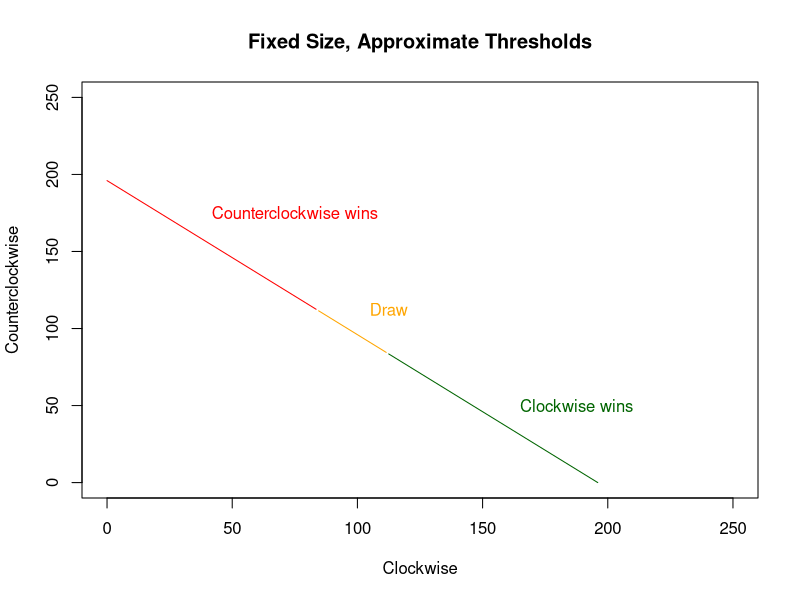
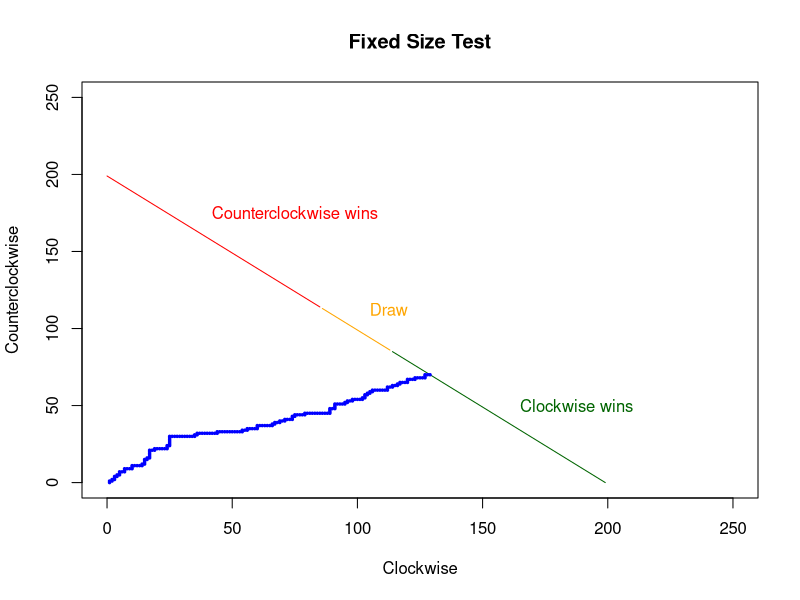
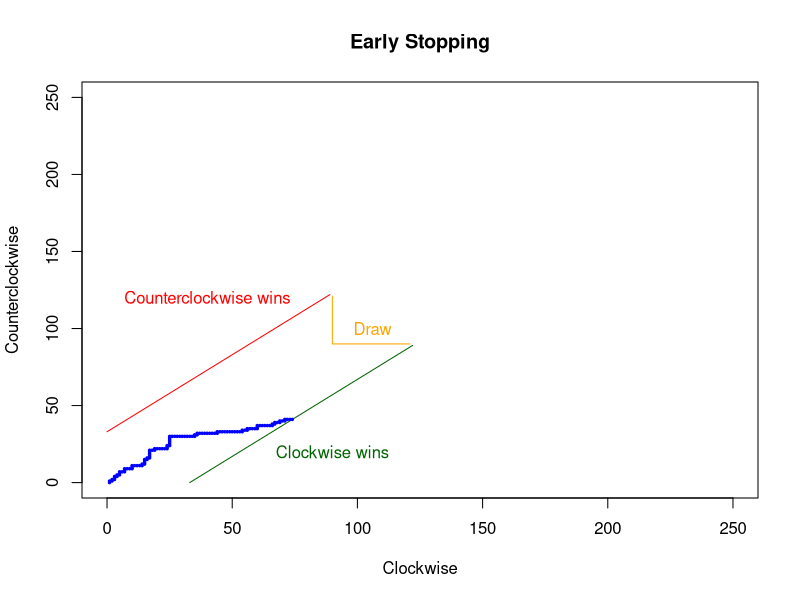
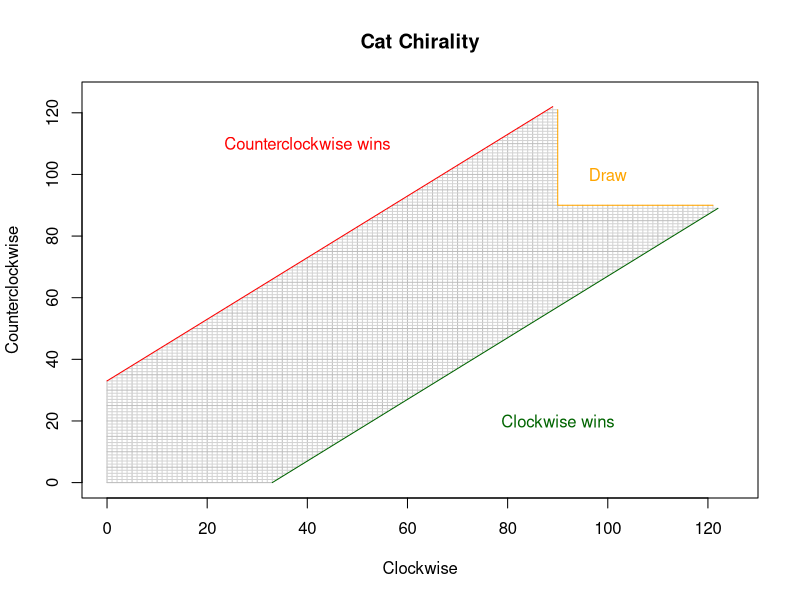
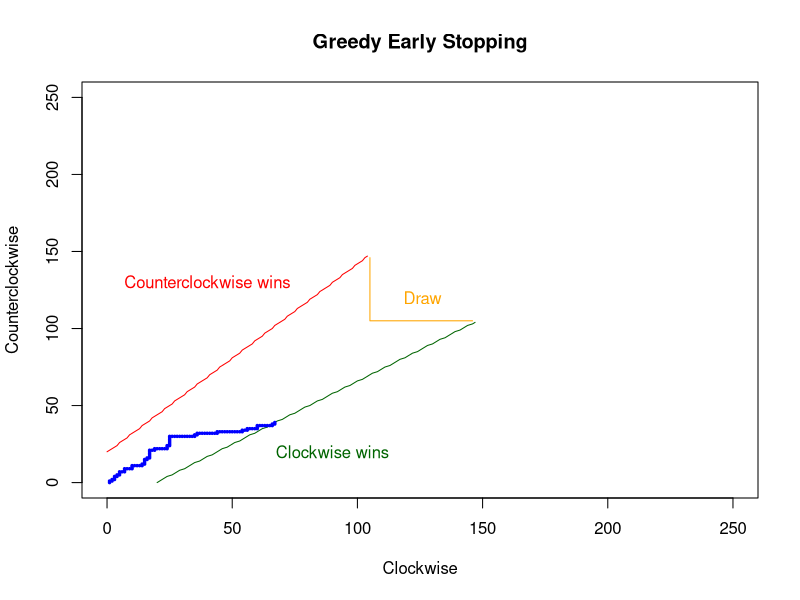

Write the R code that produced these figures, in order.
#
# Fixed size vs. early stopping test of proportion
#
alpha <- 0.05 # Probability of finding an effect (in either left or right tail) when there isn't one
beta <- 0.2 # Probability of not finding an effect that exists
p0 <- 0.5 # Proportion under null hypothesis
p1 <- 0.4 # Proportion under alternative hypothesis (with minimal detectable effect)
give_up <- 10^4  # Large number to stop iterating and fail early, before exhausing computer memory and experimenter's patience 
experiments <- 10^5 # Number of Monte-Carlo simulations

#1#################################################################################################
# Use normal approximation of binomial distribution
z_1_minus_beta <- qnorm(1 - beta)
z_1_minus_alpha_2 <- qnorm(1 - alpha / 2)
approx_n <- round(p0 * (1 - p0) * ((z_1_minus_beta + z_1_minus_alpha_2) / (p1 - p0)) ^ 2)
approx_d <- round(z_1_minus_alpha_2 * sqrt(approx_n))
sprintf("1) Fixed size, approximate thresholds approx_n=%d, approx_d=%d", approx_n, approx_d)
h0_wins_0 <- 0
h1_wins_0 <- 0
h0_wins_1 <- 0
h1_wins_1 <- 0
for (i in 1:experiments) {
  # Simulated test data for null hypothesis (no effect)
  t0 <- rbinom(approx_n, 1, p0)
  
  # Simulated test data for alternative hypothesis (minimal detectable effect)
  t1 <- rbinom(approx_n, 1, p1)
  
  count0 <- sum(t0)
  if (count0 < (approx_n - approx_d) / 2) {
    h1_wins_0 <- h1_wins_0 + 1
  } else if (count0 > (approx_n + approx_d) / 2) {
    # ignore other tail
  } else {
    h0_wins_0 <- h0_wins_0 + 1
  }
  count1 <- sum(t1)
  if (count1 < (approx_n - approx_d) / 2) {
    h1_wins_1 <- h1_wins_1 + 1
  } else if (count1 > (approx_n + approx_d) / 2) {
    # ignore other tail
  } else {
    h0_wins_1 <- h0_wins_1 + 1
  }
}
sprintf("With no effect, H0 won %d times, expected approximately %.0f", h0_wins_0, (1 - alpha) * experiments)
sprintf("With no effect, H1 won %d times, expected approximately %.0f", h1_wins_0, alpha * experiments / 2)
sprintf("With minimum detectable effect, H0 won %d times, expected approximately %.0f", h0_wins_1, beta * experiments)
sprintf("With minimum detectable effect, H1 won %d times, expected approximately %.0f", h1_wins_1, (1 - beta) * experiments)

svg('chirality1.svg', width=7, height=7)
plot(0,0,main='Fixed Size, Approximate Thresholds',type='n',xlim=c(0,250), ylim=c(0,250), xlab='Clockwise', ylab='Counterclockwise')
lines(x=c((approx_n+approx_d)/2+1,approx_n), y=c((approx_n-approx_d)/2-1,0), col='darkgreen')
lines(x=c((approx_n-approx_d)/2-1,0), y=c((approx_n+approx_d)/2+1,approx_n), col='red')
lines(x=c((approx_n+approx_d)/2,(approx_n-approx_d)/2), y=c((approx_n-approx_d)/2,(approx_n+approx_d)/2), col="orange")
text(0.75*250, 0.2*250, 'Clockwise wins', col='darkgreen')
text(0.3*250, 0.7*250, 'Counterclockwise wins', col='red')
text(0.45*250, 0.45*250, 'Draw', col='orange')
dev.off()

#2#################################################################################################
# Exact values for fixed size test
b0 <- 1 # Vector of probabilities, null hypothesis
b1 <- 1 # Vector of probabilities, alternative hypothesis, minimal effect size
fixed_obs <- 0
cutoff <- 0
for (i in 1:give_up) {
  b0[i + 1] <- p0 * b0[i]
  b1[i + 1] <- p1 * b1[i]
  if (i > 1) {
    for (j in i:2) {
      b0[j] <- p0 * b0[j - 1] + (1 - p0) * b0[j]
      b1[j] <- p1 * b1[j - 1] + (1 - p1) * b1[j]
    }
  }  
  b0[1] <- (1 - p0) * b0[1]
  b1[1] <- (1 - p1) * b1[1]
  for (k in 1:floor((i + 1) / 2)) {
    exact_alpha_2 <- sum(b0[1:k])
    exact_beta <- 1 - sum(b1[1:k])
    if (exact_alpha_2 <= alpha / 2 && exact_beta <= beta) {
      fixed_obs <- i
      cutoff <- k
      break;
    }
  }
  if (fixed_obs) { # Keep increasing number of observations unless both alpha and beta conditions are satisfied
    break;
  }
}
sprintf("2) Fixed Size, Exact Thresholds: %d observations, significant if less than %d or more than %d events", fixed_obs, cutoff, fixed_obs - cutoff)
sprintf("Exact alpha=%f, beta=%f. Closed-form alpha=%f, beta=%f", 2 * exact_alpha_2, exact_beta, 2*pbinom(cutoff-1,fixed_obs,p0),1-pbinom(cutoff-1,fixed_obs,p1))
h0_wins_0 <- 0
h1_wins_0 <- 0
h0_wins_1 <- 0
h1_wins_1 <- 0
for (i in 1:experiments) {
  # Simulated test data for null hypothesis (no effect)
  t0 <- rbinom(fixed_obs, 1, p0)
  
  # Simulated test data for alternative hypothesis (minimal detectable effect)
  t1 <- rbinom(fixed_obs, 1, p1)
  
  count0 <- sum(t0)
  if (count0 < cutoff) {
    h1_wins_0 <- h1_wins_0 + 1
  } else if (count0 > fixed_obs - cutoff) {
    # ignore other tail
  } else {
    h0_wins_0 <- h0_wins_0 + 1
  }
  count1 <- sum(t1)
  if (count1 < cutoff) {
    h1_wins_1 <- h1_wins_1 + 1
  } else if (count1 > fixed_obs - cutoff) {
    # ignore other tail
  } else {
    h0_wins_1 <- h0_wins_1 + 1
  }
}
sprintf("With no effect, H0 won %d times, expected %.0f, required %.0f or more", h0_wins_0, (1 - 2 * exact_alpha_2) * experiments, (1 - alpha) * experiments)
sprintf("With no effect, H1 won %d times, expected %.0f, required less than %.0f", h1_wins_0, exact_alpha_2 * experiments, alpha * experiments / 2)
sprintf("With minimum detectable effect, H0 won %d times, expected %.0f, required less than %.0f", h0_wins_1, exact_beta * experiments, beta * experiments)
sprintf("With minimum detectable effect, H1 won %d times, expected %.0f, required %.0f or more", h1_wins_1, (1 - exact_beta) * experiments, (1 - beta) * experiments)
svg('chirality2.svg', width=7, height=7)
plot(0,0,main='Fixed Size Test',type='n',xlim=c(0,250), ylim=c(0,250), xlab='Clockwise', ylab='Counterclockwise')
lines(x=c(fixed_obs-cutoff+1,fixed_obs), y=c(cutoff-1,0), col='darkgreen')
lines(x=c(cutoff-1,0), y=c(fixed_obs-cutoff+1,fixed_obs), col='red')
lines(x=c(fixed_obs-cutoff,cutoff), y=c(cutoff,fixed_obs-cutoff), col="orange")
text(0.75*250, 0.2*250, 'Clockwise wins', col='darkgreen')
text(0.3*250, 0.7*250, 'Counterclockwise wins', col='red')
text(0.45*250, 0.45*250, 'Draw', col='orange')
ex_cw <- rbinom(fixed_obs, 1, 2/3)
ex_ccw <- 1 - ex_cw
points(cumsum(ex_cw),cumsum(ex_ccw),pch=20,cex=.5,col='blue')
dev.off()

#3#################################################################################################
# Brute force search for thresholds.
# Start with low numbers, increase until error rates are below alpha and beta
for (d in 1:give_up) {
  b0 <- numeric(2 * d + 1) # Vector of probabilities under null hypothesis
  b0[d + 1] <- 1
  b1 <- numeric(2 * d + 1) # Vector of probabilities under alternative hypothesis
  b1[d + 1] <- 1
  for (n in 1:give_up) {
    b0 <- c(b0[1], 0, b0[2:(length(b0)-1)]*p0) + c(b0[2:(length(b0)-1)]*(1-p0), 0, b0[length(b0)])
    b1 <- c(b1[1], 0, b1[2:(length(b1)-1)]*p1) + c(b1[2:(length(b1)-1)]*(1-p1), 0, b1[length(b1)])
    if ((b0[1] > alpha / 2) || (b1[1] >= 1 - beta)) {
      break;
    }
  }
  if ((b0[1] <= alpha / 2) && (b1[1] >= 1 - beta)) {
    break;
  }
}
fp <- b0[1]
tp <- b1[1]
m <- (n - d) / 2 + 1
sprintf("3) Early stopping, n=%d, m=%d, d=%d, fp=%f, tp=%f", n, m, d, fp, tp) # expected n = 211, d=33
h0_wins_0 <- 0
h1_wins_0 <- 0
h0_wins_1 <- 0
h1_wins_1 <- 0
observations_0 <- 0
observations_1 <- 0
for (i in 1:experiments) {
  # Simulated test data for null hypothesis (no effect)
  t0 <- rbinom(n, 1, p0)
  
  # Simulated test data for alternative hypothesis (minimal detectable effect)
  t1 <- rbinom(n, 1, p1)
  
  cw_minus_ccw_0 <- 0
  cw_minus_ccw_1 <- 0
  o0 <- 0                # Number of observations when the test stopped, no effect
  o1 <- 0                # Number of observations when the test stopped, minimal detectable effect
  cw0 <- cumsum(t0)      # Cumulative number of clockwise curls, no effect
  ccw0 <- cumsum(1 - t0) # Cumulative number of clockwise curls, no effect
  cw1 <- cumsum(t1)      # Cumulative number of clockwise curls, minimal detectable effect
  ccw1 <- cumsum(1 - t1) # Cumulative number of counterclockwise curls, minimal detectable effect
  for (j in 1:n) {
    
    if (o0 == 0) {
      if (cw0[j] - ccw0[j] >= d) {
        # The other tail. Stop the test, but do not record H1 win
        o0 <- j
      }
      if (cw0[j] - ccw0[j] <= -d) {
        h1_wins_0 <- h1_wins_0 + 1
        o0 <- j
      }
      if (cw0[j] >= m && ccw0[j] >= m) {
        h0_wins_0 <- h0_wins_0 + 1
        o0 <- j
      }
    }
    if (o1 == 0) {
      if (cw1[j] - ccw1[j] >= d) {
        # The other tail. Stop the test, but do not record H1 win
        o1 <- j
      }
      if (cw1[j] - ccw1[j] <= -d) {
        h1_wins_1 <- h1_wins_1 + 1
        o1 <- j
      }
      if (cw1[j] >= m && ccw1[j] >= m) {
        h0_wins_1 <- h0_wins_1 + 1
        o1 <- j
      }
    }
    if (o0 && o1) {
      break
    }
  }
  observations_0 <- observations_0 + o0
  observations_1 <- observations_1 + o1
}
sprintf("With no effect, H0 won %d times, expected %.0f, required %.0f or more", h0_wins_0, (1 - 2 * fp) * experiments, (1 - alpha) * experiments)
sprintf("With no effect, H1 won %d times, expected %.0f, required less than %.0f", h1_wins_0, fp * experiments, alpha * experiments / 2)
sprintf("With no effect, on average %.0f observations before stopping", observations_0 / experiments)
sprintf("With minimum detectable effect, H0 won %d times, expected %.0f, required less than %.0f", h0_wins_1, (1 - tp) * experiments, beta * experiments)
sprintf("With minimum detectable effect, H1 won %d times, expected %.0f, required %.0f or more", h1_wins_1, tp * experiments, (1 - beta) * experiments)
sprintf("With minimum detectable effect, on average %.0f observations before stopping", observations_1 / experiments)

svg('chirality3.svg', width=7, height=7)
plot(0,0,main='Early Stopping',type='n',xlim=c(0,250), ylim=c(0,250), xlab='Clockwise', ylab='Counterclockwise')
lines(x=c(d,(n+d)/2), y=c(0,(n-d)/2), col='darkgreen')
lines(x=c(0,(n-d)/2), y=c(d,(n+d)/2), col='red')
lines(c((n-d)/2+1,(n-d)/2+1,(n+d)/2-1), c((n+d)/2-1,(n-d)/2+1,(n-d)/2+1), col="orange")
text(90, 20, 'Clockwise wins', col='darkgreen')
text(40, 120, 'Counterclockwise wins', col='red')
text(106,100, 'Draw', col='orange')
es_cs_cw <- cumsum(ex_cw)
es_cs_ccw <- cumsum(ex_ccw)
end_pos <- match(d,es_cs_cw-es_cs_ccw)
points(es_cs_cw[1:end_pos],es_cs_ccw[1:end_pos],pch=20,cex=.5,col='blue')
dev.off()

###################################################################################################
# Printable chart
svg('chirality.svg', width=7, height=7)
plot(0,0,main='Cat Chirality',type='n',xlim=c(0,125), ylim=c(0,125), xlab='Clockwise', ylab='Counterclockwise')
segments(0:((n+d)/2-1),
         c(rep(0,d),0:((n-d)/2-1)),
         0:((n+d)/2-1),
         c(d:((n+d)/2),rep((n-d)/2+1,d-1)),
         col = c('gray','lightgray','lightgray','lightgray','lightgray'))
segments(c(rep(0,d),0:((n-d)/2-1)),
         0:((n+d)/2-1),
         c(d:((n+d)/2),rep((n-d)/2+1,d-1)),
         0:((n+d)/2-1),
         col = c('gray','lightgray','lightgray','lightgray','lightgray'))
lines(x=c(d,(n+d)/2), y=c(0,(n-d)/2), col='darkgreen')
lines(x=c(0,(n-d)/2), y=c(d,(n+d)/2), col='red')
lines(c((n-d)/2+1,(n-d)/2+1,(n+d)/2-1), c((n+d)/2-1,(n-d)/2+1,(n-d)/2+1), col="orange")
text(90, 20, 'Clockwise wins', col='darkgreen')
text(40, 110, 'Counterclockwise wins', col='red')
text(100,100, 'Draw', col='orange')
dev.off()

#4#################################################################################################
# Greedy early stopping
print("4) Greedy early stopping")
w <- 1000 # Exact value is not important, but should be >d, so just pick a large number.
b0 <- numeric(2 * w + 1) # Vector of probabilities under null hypothesis
b0[w + 1] <- 1
b1 <- numeric(2 * w + 1) # Vector of probabilities under alternative hypothesis
b1[w + 1] <- 1
under_left_tail_0 <- 0
under_left_tail_1 <- 0
left_edge <- w
qx <- numeric() # x coordinates of cutoff points
qy <- numeric() # y coordinates of cutoff points
q <- 0 # number of cutoff points
for (i in 1:w) {
  b0 <- c(0, b0[1:(length(b0)-1)]*p0) + c(b0[2:(length(b0))]*(1-p0), 0)
  b1 <- c(0, b1[1:(length(b1)-1)]*p1) + c(b1[2:(length(b1))]*(1-p1), 0)
  if (b0[left_edge]/b1[left_edge] <= (alpha / 2) / (1 - beta)) {
    under_left_tail_0 <- under_left_tail_0 + b0[left_edge]
    b0[left_edge] <- 0
    under_left_tail_1 <- under_left_tail_1 + b1[left_edge]
    b1[left_edge] <- 0
    q <- q + 1
    qx[q] <- (i+left_edge-w-1)/2
    qy[q] <- (i-left_edge+w+1)/2
    left_edge <- left_edge + 1
    if (left_edge > w || (under_left_tail_0 <= alpha / 2 && under_left_tail_1 >= 1 - beta)) {
      print(sprintf("under_left_tail_0=%f, under_left_tail_1=%f", under_left_tail_0, under_left_tail_1))
      break;
    }
  } else {
    left_edge <- left_edge - 1
  }
}
h0_wins_0 <- 0
h1_wins_0 <- 0
h0_wins_1 <- 0
h1_wins_1 <- 0
observations_0 <- 0
observations_1 <- 0
n <- qx[q] + qy[q]
for (i in 1:experiments) {
  # Simulated test data for null hypothesis (no effect)
  t0 <- rbinom(n, 1, p0)
  
  # Simulated test data for alternative hypothesis (minimal detectable effect)
  t1 <- rbinom(n, 1, p1)
  
  cw_minus_ccw_0 <- 0
  cw_minus_ccw_1 <- 0
  o0 <- 0                # Number of observations when the test stopped, no effect
  o1 <- 0                # Number of observations when the test stopped, minimal detectable effect
  cw0 <- cumsum(t0)      # Cumulative number of clockwise curls, no effect
  ccw0 <- cumsum(1 - t0) # Cumulative number of clockwise curls, no effect
  cw1 <- cumsum(t1)      # Cumulative number of clockwise curls, minimal detectable effect
  ccw1 <- cumsum(1 - t1) # Cumulative number of counterclockwise curls, minimal detectable effect
  for (j in 1:n) {
    if (o0 == 0) {
      if (cw0[j] < q && ccw0[j] >= qy[cw0[j]+1]) {
        h1_wins_0 <- h1_wins_0 + 1
        o0 <- j
      }
      if (ccw0[j] < q && cw0[j] >= qy[ccw0[j]+1]) {
        # The other tail. Stop the test, but do not record H1 win
        o0 <- j
      }
      if (cw0[j] > q && ccw0[j] > q) {
        h0_wins_0 <- h0_wins_0 + 1
        o0 <- j
      }
    }
    if (o1 == 0) {
      if (cw1[j] < q && ccw1[j] >= qy[cw1[j]+1]) {
        h1_wins_1 <- h1_wins_1 + 1
        o1 <- j
      }
      if (ccw1[j] < q && cw1[j] >= qy[ccw1[j]+1]) {
        # The other tail. Stop the test, but do not record H1 win
        o1 <- j
      }
      if (cw0[j] > q && ccw0[j] > q) {
        h0_wins_1 <- h0_wins_1 + 1
        o1 <- j
      }
    }
    if (o0 && o1) {
      break
    }
  }
  observations_0 <- observations_0 + o0
  observations_1 <- observations_1 + o1
}
sprintf("With no effect, H0 won %d times, expected %.0f, required %.0f or more", h0_wins_0, (1 - 2 * under_left_tail_0) * experiments, (1 - alpha) * experiments)
sprintf("With no effect, H1 won %d times, expected %.0f, required less than %.0f", h1_wins_0, under_left_tail_0 * experiments, alpha * experiments / 2)
sprintf("With no effect, on average %.0f observations before stopping", observations_0 / experiments)
sprintf("With minimum detectable effect, H0 won %d times, expected %.0f, required less than %.0f", h0_wins_1, (1 - under_left_tail_1) * experiments, beta * experiments)
sprintf("With minimum detectable effect, H1 won %d times, expected %.0f, required %.0f or more", h1_wins_1, under_left_tail_1 * experiments, (1 - beta) * experiments)
sprintf("With minimum detectable effect, on average %.0f observations before stopping", observations_1 / experiments)

svg('chirality4.svg', width=7, height=7)
plot(0,0,main='Greedy Early Stopping',type='n',xlim=c(0,250), ylim=c(0,250), xlab='Clockwise', ylab='Counterclockwise')
lines(x=qx, y=qy, col='red')
lines(x=qy, y=qx, col='darkgreen')
lines(c(qx[q]+1,qx[q]+1,qy[q]-1), c(qy[q]-1,qx[q]+1,qx[q]+1), col="orange")
text(90, 20, 'Clockwise wins', col='darkgreen')
text(40, 130, 'Counterclockwise wins', col='red')
text(126,120, 'Draw', col='orange')
for (i in 1:fixed_obs) {
  j <- match(es_cs_cw[i],qy)
  if (!is.na(j)) {
    if (es_cs_ccw[i] == qx[j]) {
      end_pos <- i
    }
  }
}
points(es_cs_cw[1:end_pos],es_cs_ccw[1:end_pos],pch=20,cex=.5,col='blue')
dev.off()
